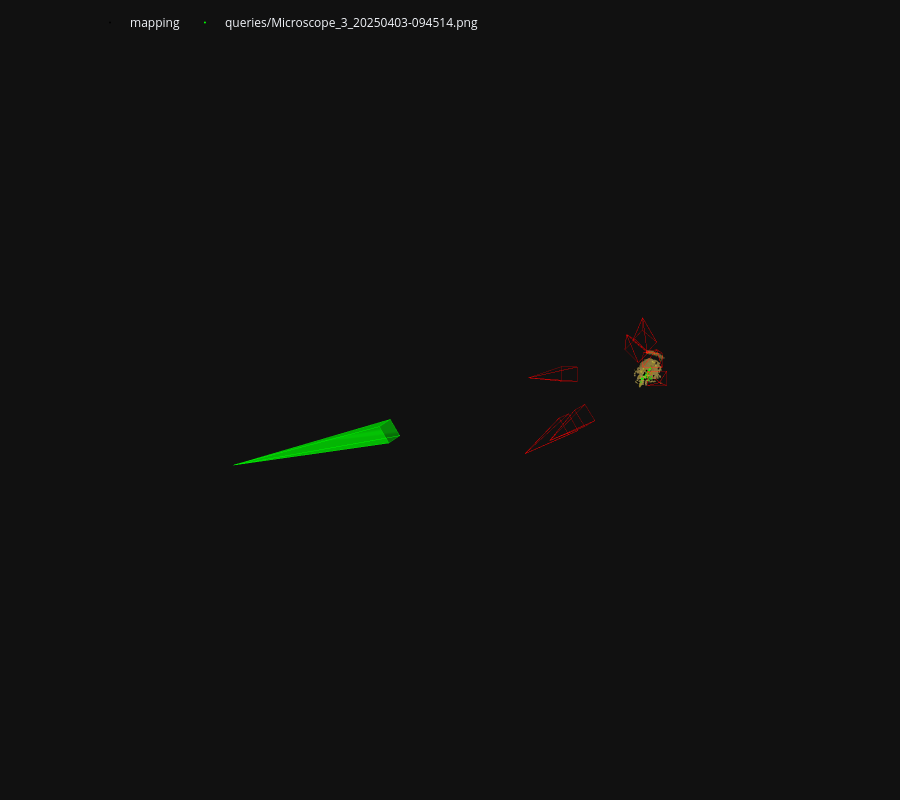

Notebook code cell kept with this figure:
### Markdown cell above
We visualize the correspondences between the query images a few mapping images. We can also visualize the estimated camera pose in the 3D map.

### Code cell
pose = pycolmap.Image(cam_from_world=ret["cam_from_world"])
viz_3d.plot_camera_colmap(
    fig, pose, camera, color="rgba(0,255,0,0.5)", name=query, fill=True
)
# visualize 2D-3D correspodences
inl_3d = np.array(
    [model.points3D[pid].xyz for pid in np.array(log["points3D_ids"])[ret["inliers"]]]
)
viz_3d.plot_points(fig, inl_3d, color="lime", ps=1, name=query)
fig.show()

### Figure 1 — Plotly figure (JSON) as saved in the notebook; plotly's stock layout.template omitted (floating-point values rounded to 4 significant figures; data arrays with more than 128 entries replaced by an {"elided": "..."} marker saying what was removed)
{"data": [{"legendgroup": "mapping", "marker": {"color": {"elided": "1691x3 int values"}, "line": {"width": 0}, "size": 1}, "mode": "markers", "name": "mapping", "type": "scatter3d", "x": {"elided": "1691 float values"}, "y": {"elided": "1691 float values"}, "z": {"elided": "1691 float values"}}, {"hovertemplate": "Image(image_id=1, camera_id=1, name=\"mapping/22433200_20250407-144059.png\", triangulated=955/5000)", "legendgroup": "mapping", "line": {"color": "rgba(255,0,0,0.5)", "width": 1}, "mode": "lines", "name": "1", "showlegend": false, "type": "scatter3d", "x": [-1.959, -0.1698, 0.3402, -1.959, 0.3402, -0.1787, -1.959, -0.1787, -0.6887, -1.959, -0.6887, -0.1698], "y": [3.804, 2.101, 2.934, 3.804, 2.934, 3.247, 3.804, 3.247, 2.414, 3.804, 2.414, 2.101], "z": [1.171, 4.071, 4.081, 1.171, 4.081, 4.492, 1.171, 4.492, 4.482, 1.171, 4.482, 4.071]}, {"hovertemplate": "Image(image_id=2, camera_id=2, name=\"mapping/22433200_20250407-145041.png\", triangulated=1015/5000)", "legendgroup": "mapping", "line": {"color": "rgba(255,0,0,0.5)", "width": 1}, "mode": "lines", "name": "2", "showlegend": false, "type": "scatter3d", "x": [-3.21, -0.9998, -0.5266, -3.21, -0.5266, -1.001, -3.21, -1.001, -1.474, -3.21, -1.474, -0.9998], "y": [4.529, 2.62, 3.473, 4.529, 3.473, 3.711, 4.529, 3.711, 2.857, 4.529, 2.857, 2.62], "z": [2.346, 4.791, 4.834, 2.346, 4.834, 5.339, 2.346, 5.339, 5.296, 2.346, 5.296, 4.791]}, {"hovertemplate": "Image(image_id=3, camera_id=3, name=\"mapping/22517664_20250407-144059.png\", triangulated=1075/5000)", "legendgroup": "mapping", "line": {"color": "rgba(255,0,0,0.5)", "width": 1}, "mode": "lines", "name": "3", "showlegend": false, "type": "scatter3d", "x": [1.953, 2.388, 3.064, 1.953, 3.064, 2.544, 1.953, 2.544, 1.868, 1.953, 1.868, 2.388], "y": [-1.607, -1.167, -0.52, -1.607, -0.52, -0.008237, -1.607, -0.008237, -0.6548, -1.607, -0.6548, -1.167], "z": [1.157, 4.916, 4.635, 1.157, 4.635, 4.564, 1.157, 4.564, 4.845, 1.157, 4.845, 4.916]}, {"hovertemplate": "Image(image_id=4, camera_id=4, name=\"mapping/22517664_20250407-145040.png\", triangulated=1012/5000)", "legendgroup": "mapping", "line": {"color": "rgba(255,0,0,0.5)", "width": 1}, "mode": "lines", "name": "4", "showlegend": false, "type": "scatter3d", "x": [2.771, 2.752, 3.486, 2.771, 3.486, 3.004, 2.771, 3.004, 2.27, 2.771, 2.27, 2.752], "y": [-2.453, -1.629, -1.039, -2.453, -1.039, -0.521, -2.453, -0.521, -1.112, -2.453, -1.112, -1.629], "z": [1.374, 5.093, 4.837, 1.374, 4.837, 4.648, 1.374, 4.648, 4.903, 1.374, 4.903, 5.093]}, {"hovertemplate": "Image(image_id=5, camera_id=5, name=\"mapping/A_20231101-094149.png\", triangulated=76/5000)", "legendgroup": "mapping", "line": {"color": "rgba(255,0,0,0.5)", "width": 1}, "mode": "lines", "name": "5", "showlegend": false, "type": "scatter3d", "x": [3.481, 2.791, 3.766, 3.481, 3.766, 3.757, 3.481, 3.757, 2.782, 3.481, 2.782, 2.791], "y": [-1.028, -0.6773, -0.6556, -1.028, -0.6556, 0.06305, -1.028, 0.06305, 0.04133, -1.028, 0.04133, -0.6773], "z": [-2.636, 1.094, 1.144, -2.636, 1.144, 1.003, -2.636, 1.003, 0.9525, -2.636, 0.9525, 1.094]}, {"hovertemplate": "Image(image_id=6, camera_id=6, name=\"mapping/B.png\", triangulated=191/5000)", "legendgroup": "mapping", "line": {"color": "rgba(255,0,0,0.5)", "width": 1}, "mode": "lines", "name": "6", "showlegend": false, "type": "scatter3d", "x": [3.629, 3.02, 3.996, 3.629, 3.996, 3.997, 3.629, 3.997, 3.021, 3.629, 3.021, 3.02], "y": [0.7022, 0.3066, 0.305, 0.7022, 0.305, 1.037, 0.7022, 1.037, 1.039, 0.7022, 1.039, 0.3066], "z": [-1.798, 1.941, 1.972, -1.798, 1.972, 1.978, -1.798, 1.978, 1.947, -1.798, 1.947, 1.941]}, {"hovertemplate": "Image(image_id=7, camera_id=7, name=\"mapping/C_20231101-094149.png\", triangulated=202/5000)", "legendgroup": "mapping", "line": {"color": "rgba(255,0,0,0.5)", "width": 1}, "mode": "lines", "name": "7", "showlegend": false, "type": "scatter3d", "x": [-3.035, -1.372, -0.5577, -3.035, -0.5577, -0.5449, -3.035, -0.5449, -1.359, -3.035, -1.359, -1.372], "y": [0.5818, 0.1872, 0.1728, 0.5818, 0.1728, 0.9051, 0.5818, 0.9051, 0.9195, 0.5818, 0.9195, 0.1872], "z": [0.7318, 4.135, 3.596, 0.7318, 3.596, 3.596, 0.7318, 3.596, 4.135, 0.7318, 4.135, 4.135]}, {"color": "rgba(0,255,0,0.5)", "hovertemplate": "Image(image_id=Invalid, camera_id=Invalid, name=\"\", triangulated=0/0)", "i": [0, 0, 0, 0], "j": [1, 2, 3, 4], "k": [2, 3, 4, 1], "legendgroup": "queries/Microscope_3_20250403-094514.png", "name": "queries/Microscope_3_20250403-094514.png", "showlegend": false, "type": "mesh3d", "x": [-18.07, -10.08, -9.596, -10.15, -10.63, -10.08], "y": [3.217, 1.724, 2.552, 2.939, 2.111, 1.724], "z": [-35.6, -18.71, -18.89, -18.61, -18.43, -18.71]}, {"hovertemplate": "Image(image_id=Invalid, camera_id=Invalid, name=\"\", triangulated=0/0)", "legendgroup": "queries/Microscope_3_20250403-094514.png", "line": {"color": "rgba(0,255,0,0.5)", "width": 1}, "mode": "lines", "name": "queries/Microscope_3_20250403-094514.png", "showlegend": false, "type": "scatter3d", "x": [-18.07, -10.08, -9.596, -18.07, -9.596, -10.15, -18.07, -10.15, -10.63, -18.07, -10.63, -10.08], "y": [3.217, 1.724, 2.552, 3.217, 2.552, 2.939, 3.217, 2.939, 2.111, 3.217, 2.111, 1.724], "z": [-35.6, -18.71, -18.89, -35.6, -18.89, -18.61, -35.6, -18.61, -18.43, -35.6, -18.43, -18.71]}, {"legendgroup": "queries/Microscope_3_20250403-094514.png", "marker": {"color": "lime", "line": {"width": 0}, "size": 1}, "mode": "markers", "name": "queries/Microscope_3_20250403-094514.png", "type": "scatter3d", "x": [2.969, 3.161, 3.175, 3.12, 3.108, 3.087, 3.102, 3.028, 2.996, 3.033, 3.221, 3.022, 2.982, 3.207, 2.954, 3.17, 3.067, 3.201, 3.106, 3.135, 2.95, 3.004, 2.99, 3.077, 3.11, 3.14, 3.084, 2.922, 3.06, 3.018, 2.926, 2.934, 2.959, 3.013, 2.841, 2.961, 2.937, 2.878, 2.86, 2.852, 2.829, 2.914, 2.922, 2.85, 2.765, 2.8, 2.704, 3.028, 3.004, 2.981, 2.929, 2.922, 2.948, 2.989, 2.878, 2.921, 2.899, 2.815, 2.734, 2.999, 3.023, 2.831, 2.852, 3.043, 2.74, 2.791, 2.79, 2.778, 2.699], "y": [0.8984, 0.5127, 0.5438, 0.5908, 0.6098, 0.6473, 0.7183, 0.7171, 0.7529, 0.7996, 0.9578, 0.8194, 0.7955, 1.046, 0.7859, 1.01, 0.9276, 1.057, 0.9674, 1.019, 0.8417, 0.8889, 0.8808, 0.9671, 1.015, 1.061, 1.004, 0.8504, 0.9938, 0.9637, 0.8754, 0.8815, 0.917, 0.9727, 0.8267, 0.9636, 0.9622, 0.8994, 0.8839, 0.8957, 0.8854, 1.001, 1.026, 0.9924, 1.086, 1.13, 1.058, 0.7171, 0.7307, 0.7728, 0.8117, 0.8504, 0.8883, 0.9646, 0.8994, 0.9497, 0.9694, 1.116, 1.178, 0.7792, 1.011, 0.8759, 0.8957, 1.155, 1.072, 1.15, 1.175, 1.17, 1.239], "z": [9.518, 9.282, 9.3, 9.332, 9.345, 9.369, 9.429, 9.421, 9.439, 9.461, 9.595, 9.472, 9.468, 9.595, 9.458, 9.58, 9.522, 9.602, 9.551, 9.574, 9.478, 9.512, 9.507, 9.559, 9.586, 9.603, 9.577, 9.492, 9.571, 9.548, 9.506, 9.512, 9.528, 9.559, 9.495, 9.56, 9.546, 9.519, 9.516, 9.52, 9.516, 9.573, 9.593, 9.576, 9.624, 9.645, 9.611, 9.421, 9.428, 9.454, 9.474, 9.492, 9.514, 9.551, 9.519, 9.58, 9.56, 9.657, 9.672, 9.463, 9.587, 9.502, 9.52, 9.678, 9.621, 9.661, 9.675, 9.672, 9.71]}], "layout": {"height": 800, "legend": {"orientation": "h", "x": 0.1, "xanchor": "left", "y": 0.99, "yanchor": "top"}, "margin": {"b": 0, "l": 0, "pad": 0, "r": 0, "t": 0}, "scene": {"aspectmode": "data", "camera": {"eye": {"x": 0, "y": -0.1, "z": -2}, "projection": {"type": "orthographic"}, "up": {"x": 0, "y": -1, "z": 0}}, "dragmode": "orbit", "xaxis": {"autorange": true, "showbackground": false, "showgrid": false, "showline": false, "showticklabels": true, "visible": false}, "yaxis": {"autorange": true, "showbackground": false, "showgrid": false, "showline": false, "showticklabels": true, "visible": false}, "zaxis": {"autorange": true, "showbackground": false, "showgrid": false, "showline": false, "showticklabels": true, "visible": false}}}}
